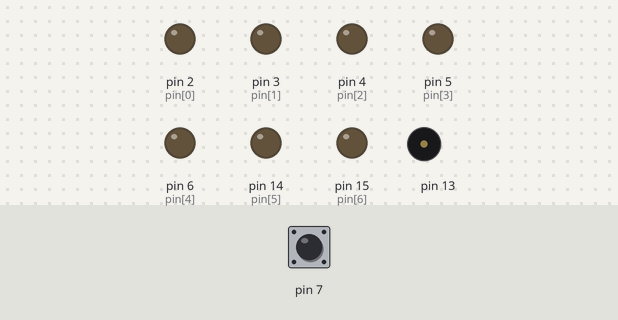
Bench run of a sketch on a simulated Arduino Uno, built with avr-gcc and run on an emulated ATmega328P. Parts: output pins drawn as LEDs (lit = HIGH), buzzer (waves = sounding). The inputs (shaded band) are chosen by the test bench; at power-on: pin 7 HIGH. Random numbers use the default seed unless the sketch sets one.

Above: at 1.2 s.
1.3 s: pin 7 pulled LOW for 0.15 s
At 2.66 s:
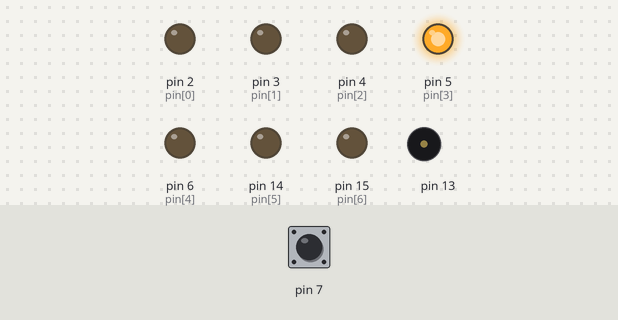
At 4.07 s:
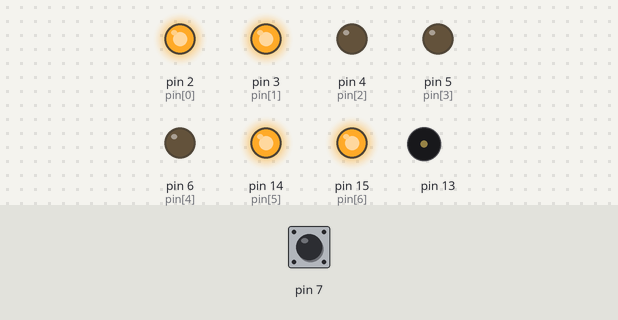
4.3 s: pin 7 pulled LOW for 3.2 s
9.0 s: pin 7 pulled LOW for 3.2 s
15.2 s: pin 7 pulled LOW for 1 s
At 18.91 s:
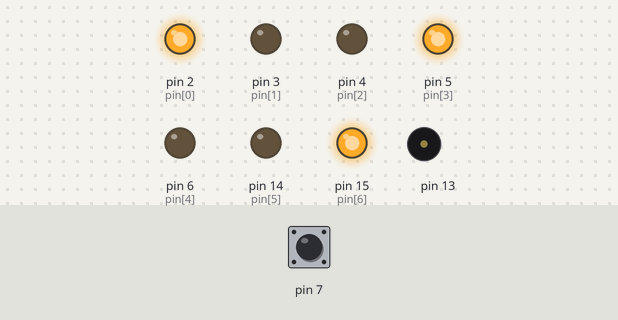
Timing chart, 0 to 19.2 s (numbered marks = the images above; inputs shaded):
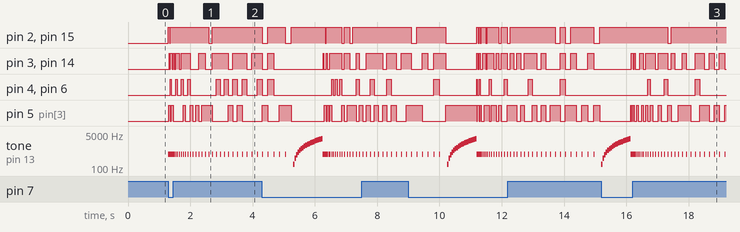

Measured:
- after the input at 1.3 s, pin 2 (pin[0]): goes HIGH 0.03 s, LOW 0.02 s, HIGH 1.2 s, LOW 0.12 s, then HIGH, starting at once; pin 4 (pin[2]): goes HIGH 0.03 s, 3 × (LOW 0.15 s, HIGH 0.05 s), LOW 0.83 s, 3 × (HIGH 0.13 s, LOW 0.13 s), HIGH 0.16 s, LOW 0.33 s, then HIGH, starting after 0.06 s
- after the input at 15.2 s, pin 2 (pin[0]), pin 15 (pin[6]): HIGH → LOW after 2.1 s, → HIGH 0.11 s later; pin 4 (pin[2]), pin 6 (pin[4]): goes HIGH 0.08 s, LOW 0.46 s, HIGH 0.11 s, LOW 0.88 s, HIGH 0.15 s, then LOW, starting after 1.5 s

The sketch:

Electronic_Dice.ino
```cpp
int pin[7] = {2, 3, 4, 5, 6, 14, 15};
int face;
int Last_Face = 10;

int Dot_Pattern[6][7] =
{
    {0, 0, 0, 1, 0, 0, 0}, // Number 1
    {1, 0, 0, 0, 0, 0, 1}, // Number 2
    {1, 0, 0, 1, 0, 0, 1}, // Number 3
    {1, 1, 0, 0, 0, 1, 1}, // Number 4
    {1, 1, 0, 1, 0, 1, 1}, // Number 5
    {1, 1, 1, 0, 1, 1, 1}  // Number 6
};

void setup()
{
    pinMode(7, INPUT_PULLUP);
    pinMode(13, OUTPUT);

    for (int x = 0; x < 7; x++)
    {
        pinMode(pin[x], OUTPUT);
    }
    randomSeed(analogRead(A5));
}

void Throw_The_Dice()
{
    int Delay_ms = 1;

    while (Delay_ms < 200)
    {
        do
        {
            face = random(6);
        }
        while (face == Last_Face);
        Last_Face = face;

        for (int dot = 0; dot < 7; dot++)
        {
            if (Dot_Pattern[face][dot] == 1)
            {
                digitalWrite(pin[dot], HIGH);
            }
            else
            {
                digitalWrite(pin[dot], LOW);
            }
        }
        tone(13, 500, 10);
        delay(Delay_ms);
        Delay_ms += 5;
    }

    face = random(6);

    for (int dot = 0; dot < 7; dot++)
    {
        if (Dot_Pattern[face][dot] == 1)
        {
            digitalWrite(pin[dot], HIGH);
        }
        else
        {
            digitalWrite(pin[dot], LOW);
        }
    }
}

void loop()
{
    if (digitalRead(7) == LOW)
    {
        Throw_The_Dice();

        for (int freq = 0; freq < 3000; freq += 150)
        {
        	tone(13, freq);
        	delay(50);
        }
        noTone(13);
    }
}
```
